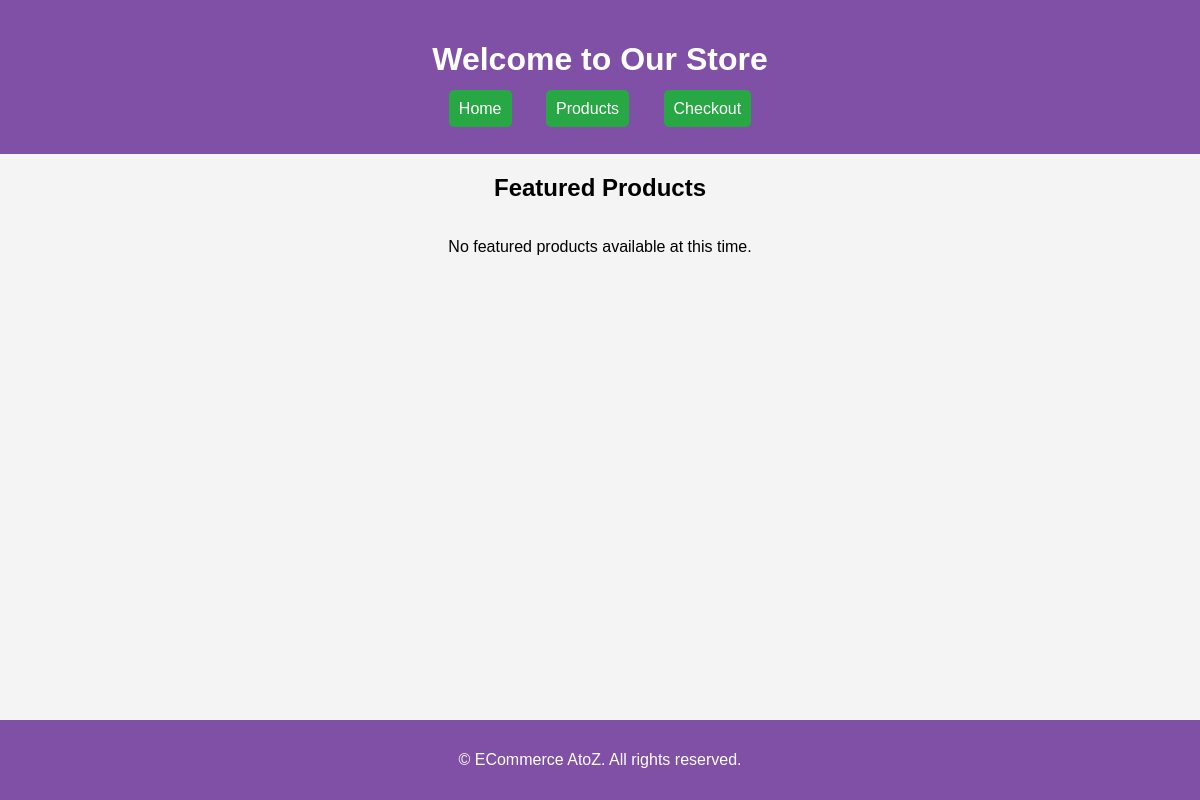
The app's page /, older data.
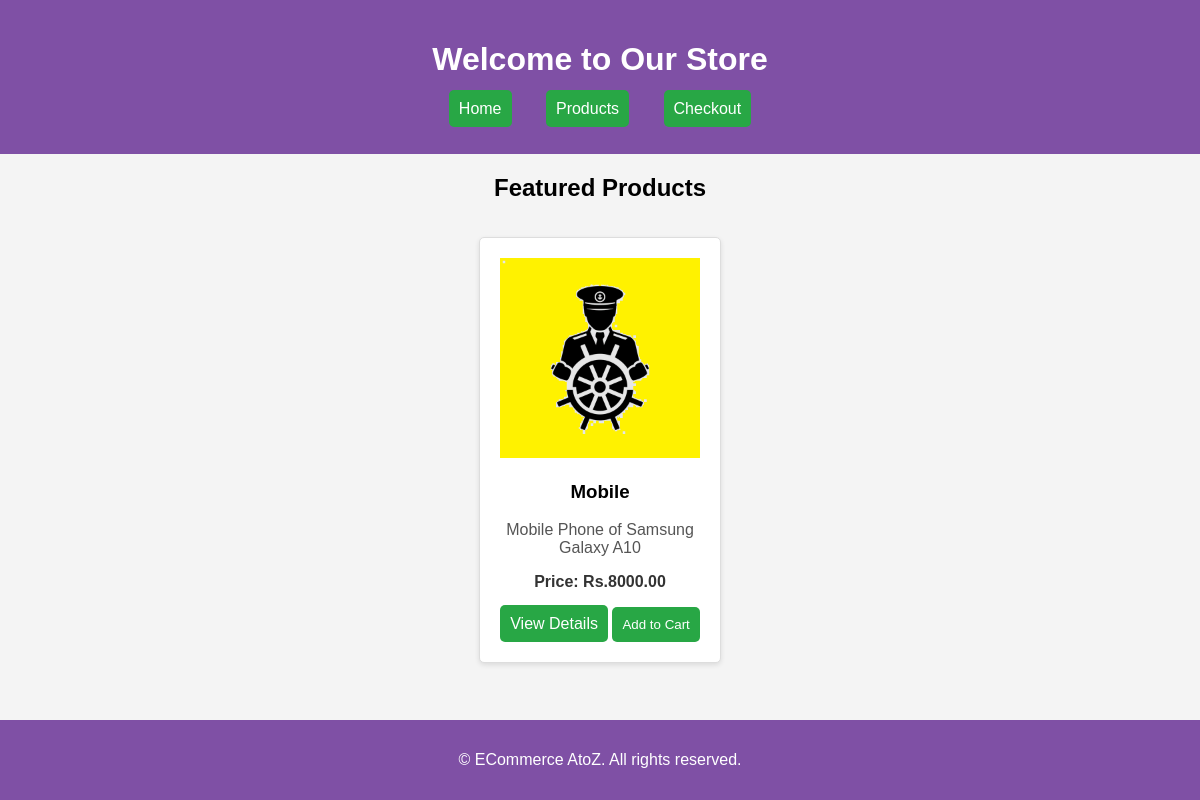
The same page, newer data.
### shop/models.py (models this page shows, shortened)
class Product(models.Model):
    name = models.CharField(max_length=100)
    description = models.TextField()
    price = models.DecimalField(max_digits=10, decimal_places=2)
    created_at = models.DateTimeField(auto_now_add=True)
    updated_at = models.DateTimeField(auto_now=True)
    category = models.ForeignKey(Category, on_delete=models.CASCADE, related_name='products')
    stock = models.PositiveIntegerField(default=0)
    is_active = models.BooleanField(default=True)
    is_featured = models.BooleanField(default=False)
    image = models.ImageField(upload_to='products/', null=True, blank=True)
    class Meta:
        ordering = ['name']
        verbose_name = 'Product'
        verbose_name_plural = 'Products'

### shop/views.py (the view)
# urls.py: path('', homepage, name='homepage'),
def homepage(request):
    featured_products = Product.objects.filter(is_active=True, is_featured=True)
    context = {
        'featured_products': featured_products
    }
    return render(request, 'homepage.html', context)

### shop/templates/homepage.html (shortened to what this page needs)
{% load static %}
<!DOCTYPE html>
<html lang="en">
<head>
    <link rel="stylesheet" href="{% static 'css/styles.css' %}">
</head>
<body>
    <header>
        <div class="container">
            <h1>Welcome to Our Store</h1>
            <nav>
                <ul>
                    <li><a class="btn" href="{% url 'homepage' %}">Home</a></li>
                    <li><a class="btn" href="{% url 'product_listing' %}">Products</a></li>
                    <li><a class="btn" href="{% url 'checkout' %}">Checkout</a></li>
                </ul>
            </nav>
        </div>
    </header>
    <main>
        <div class="container">
            <h2>Featured Products</h2>
            <div class="product-list">
                {% for product in featured_products %}
                    <div class="product-item">
                        <img src="{{ product.image.url }}" alt="{{ product.name }}" class="product-image" />
                        <h3>{{ product.name }}</h3>
                        <p class="product-description">{{ product.description|truncatewords:15 }}</p>
                        <p class="product-price">Price: Rs.{{ product.price }}</p>
                        <a href="{% url 'product_detail' product.id %}" class="btn">View Details</a>
                        <button class="btn add-to-cart">Add to Cart</button>
                    </div>
                {% empty %}
                    <p>No featured products available at this time.</p>
                {% endfor %}
            </div>
        </div>
    </main>
    <footer>
        <div class="container">
            <p>&copy; {{ current_year }} ECommerce AtoZ. All rights reserved.</p>
        </div>
    </footer>
</body>
</html>

Row changes from the older to the newer data that the page shows:
added Product: image (picture), name "Mobile", description "Mobile Phone of Samsung Galaxy A10", price "8000.00"
Text that changed along with them:
text no longer shown: "No featured products available at this time."
